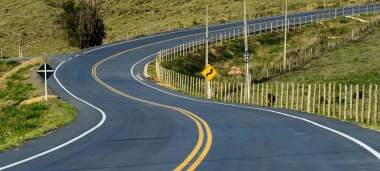
#> input picture Aula5/images/estrada.jpg, 380 x 171 px
$ python p1.py
#> lines starting #> are read from the running program, lines starting #| are printed output that depends on the picture; after the words box and inside, x2 and y2 are one past the last pixel; in counts of white or black regions, pixels touching at a corner belong together
#
import numpy as np
import cv2

#
img = cv2.imread('images/estrada.jpg')
#> img is the input picture: shape (171, 380, 3); mean B, G, R 82.7, 104.8, 99.3
img = cv2.cvtColor(img, cv2.COLOR_BGR2GRAY)
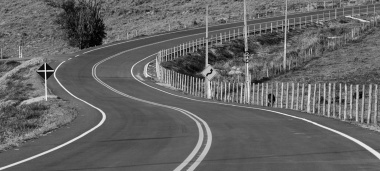
#> img: shape (171, 380); min 0, max 242, mean 100.6

#
suave = cv2.GaussianBlur(img, (7,7), 0)
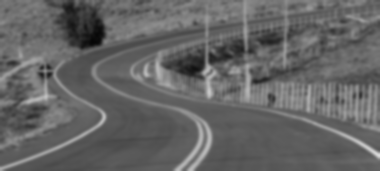
#> suave: shape (171, 380); min 6, max 220, mean 100.6
(T, bin) = cv2.threshold(suave, 105, 255, cv2.THRESH_BINARY)
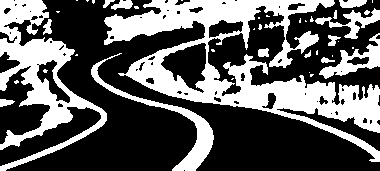
#> bin: shape (171, 380); 36.6% white; 41 white regions (25 under 20 px), largest, box (x1, y1, x2, y2) and area: (104, 0, 380, 162) 13677, (0, 0, 107, 171) 5898, (91, 53, 214, 171) 1689
(T, binI) = cv2.threshold(suave, 105, 255, cv2.THRESH_BINARY_INV)

#
resultado = np.vstack([
    np.hstack([suave, bin]),
    np.hstack([binI, cv2.bitwise_and(img, img, mask = binI)])
])
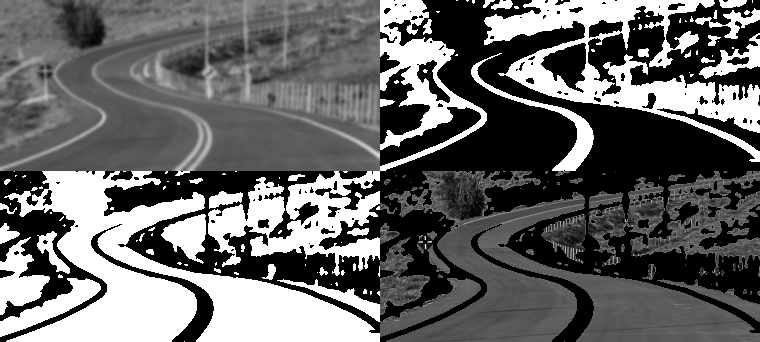
#> resultado: shape (342, 760); min 0, max 255, mean 102.5

#
cv2.imshow("Binarizacao da imagem", resultado)
cv2.waitKey(0)

$ run again, with Aula5/images/ponte.jpg copied over Aula5/images/estrada.jpg
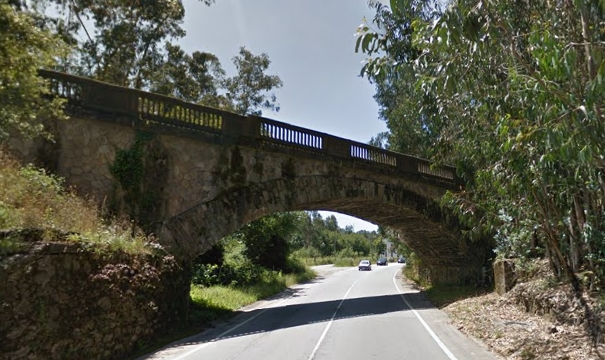
#> input picture Aula5/images/ponte.jpg, 605 x 360 px
#> img is the input picture: shape (360, 605, 3); mean B, G, R 78.1, 90.6, 89.6
#> img: shape (360, 605)
#> `(T, bin) = cv2.threshold(suave, 105, 255, cv2.THRESH_BINARY)`:
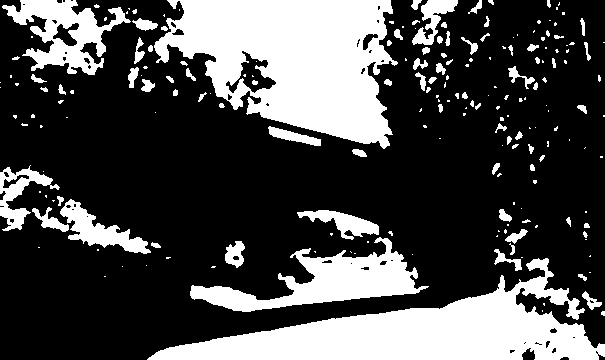
#> bin: shape (360, 605); 29.1% white; 205 white regions (120 under 20 px), largest, box (x1, y1, x2, y2) and area: (154, 0, 398, 149) 22725, (147, 258, 605, 360) 18915, (190, 237, 429, 312) 6665
#> `resultado = np.vstack([ np.hstack([suave, bin]), np.hstack([binI, cv2...`:
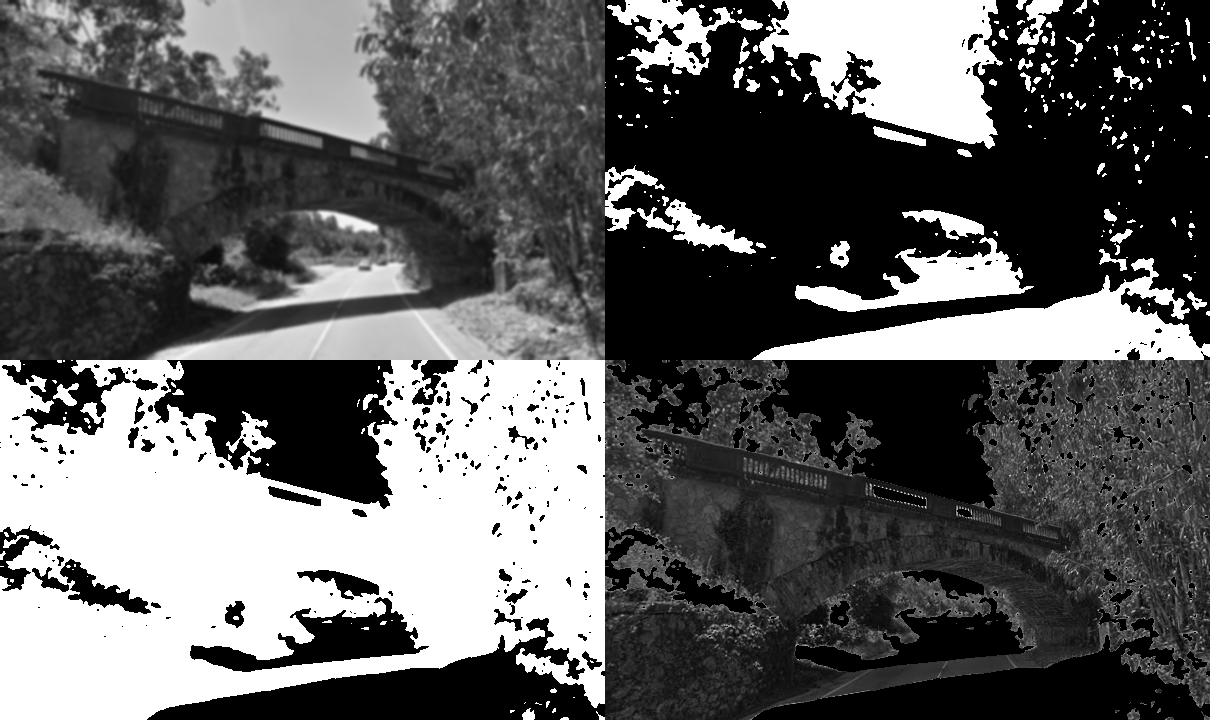
#> resultado: shape (720, 1210); min 0, max 255, mean 95.8

$ run again, with Aula5/images/ponte_SP.jpg copied over Aula5/images/estrada.jpg
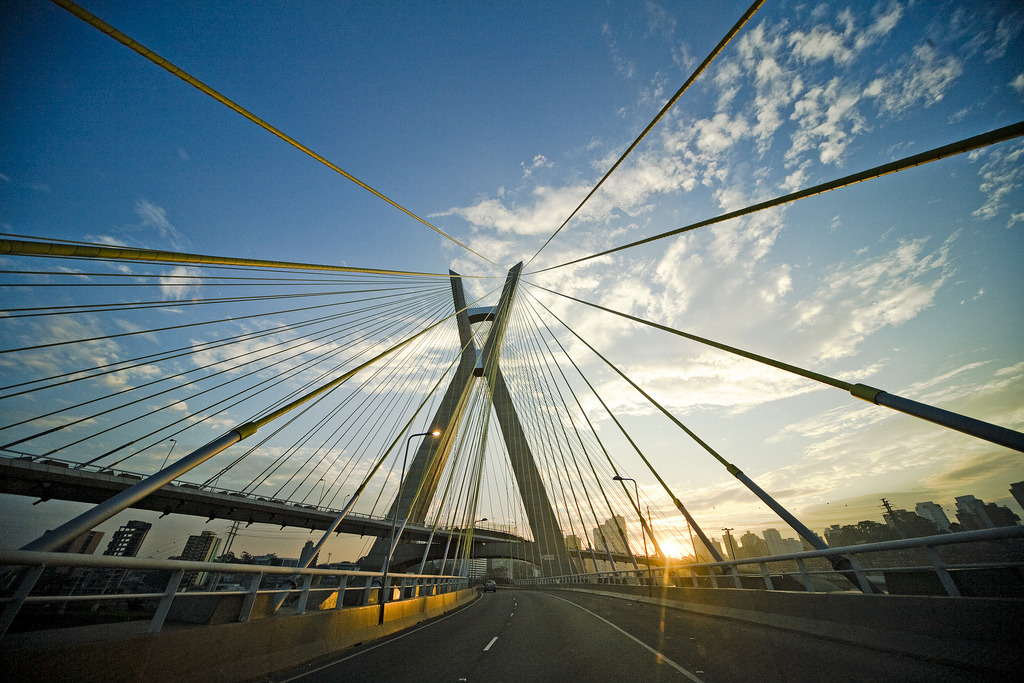
#> input picture Aula5/images/ponte_SP.jpg, 1024 x 683 px
#> img is the input picture: shape (683, 1024, 3); mean B, G, R 123.1, 119.6, 103.5
#> img: shape (683, 1024)
#> `(T, bin) = cv2.threshold(suave, 105, 255, cv2.THRESH_BINARY)`:
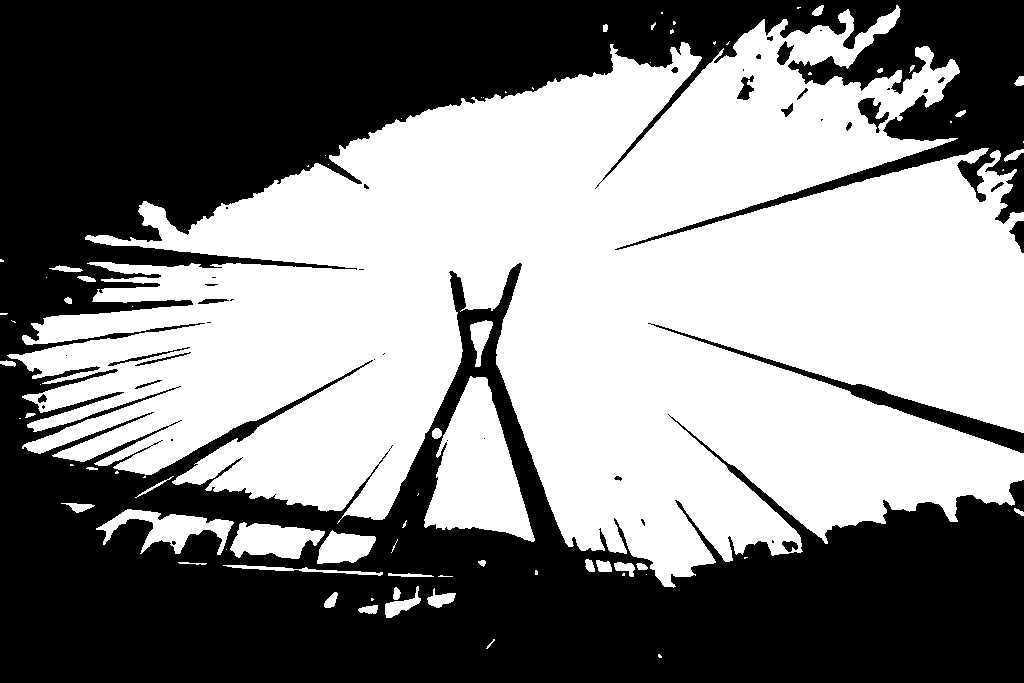
#> bin: shape (683, 1024); 51.7% white; 43 black regions (21 under 20 px), largest, box (x1, y1, x2, y2) and area: (0, 0, 1024, 683) 331933, (648, 323, 1024, 453) 3632, (858, 98, 889, 133) 464
#> `resultado = np.vstack([ np.hstack([suave, bin]), np.hstack([binI, cv2...`:
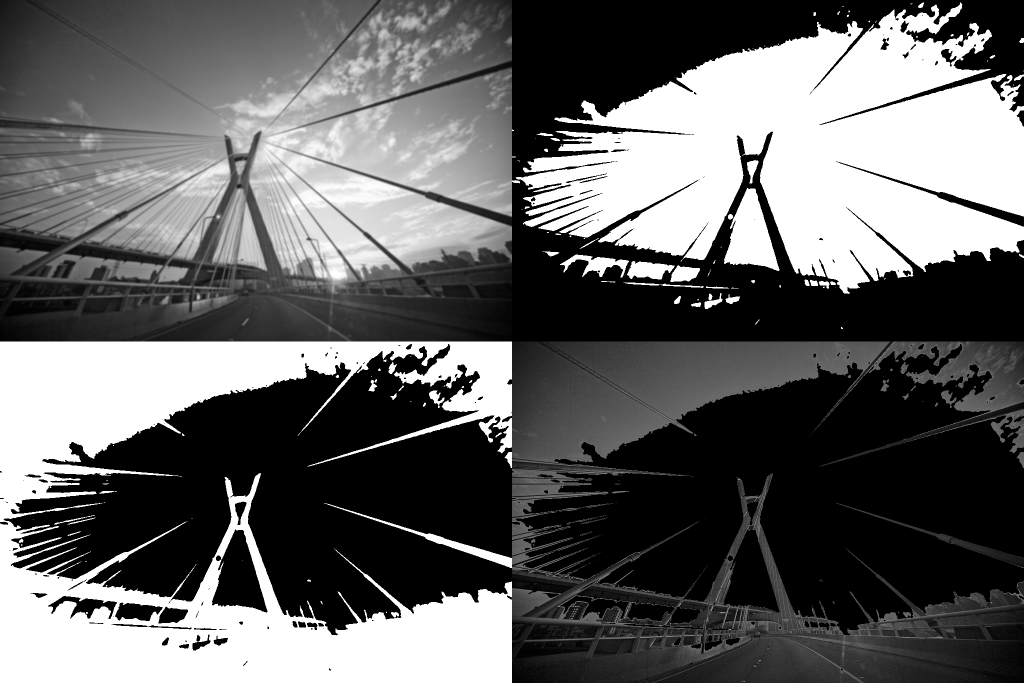
#> resultado: shape (1366, 2048) (shown at 1/2 size); min 0, max 255, mean 99.9

$ run again, with Aula5/images/water_coins.jpg copied over Aula5/images/estrada.jpg
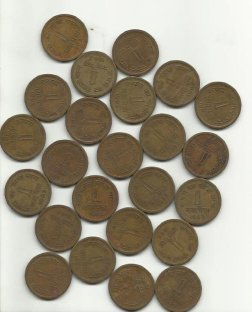
#> input picture Aula5/images/water_coins.jpg, 252 x 312 px
#> img is the input picture: shape (312, 252, 3); mean B, G, R 136.3, 153.2, 161.4
#> img: shape (312, 252)
#> `(T, bin) = cv2.threshold(suave, 105, 255, cv2.THRESH_BINARY)`:
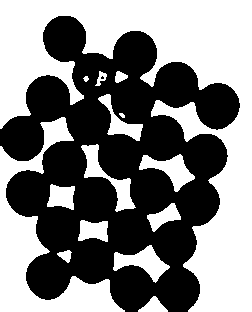
#> bin: shape (312, 252); 50.1% white; 2 black regions (1 under 20 px), largest, box (x1, y1, x2, y2) and area: (0, 16, 240, 312) 39196
#> `resultado = np.vstack([ np.hstack([suave, bin]), np.hstack([binI, cv2...`:
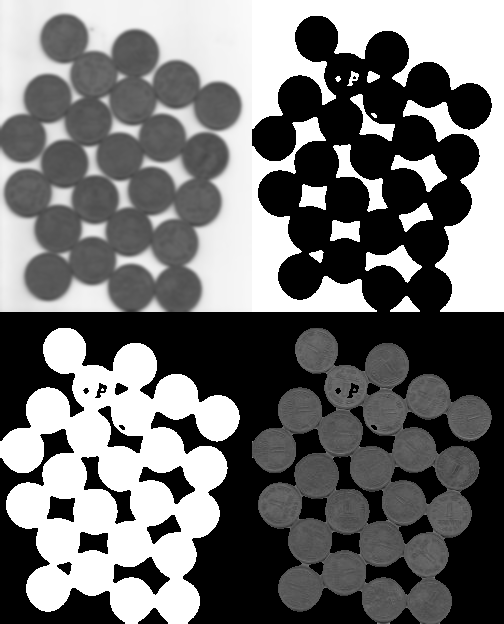
#> resultado: shape (624, 504); min 0, max 255, mean 113.3
